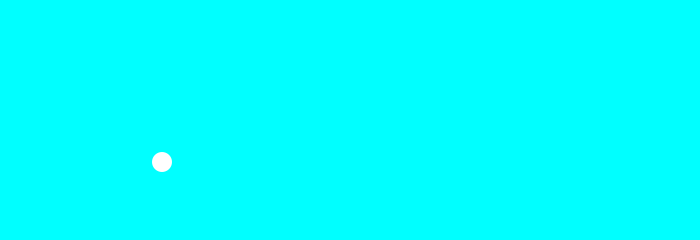
Frame 1 (no input)
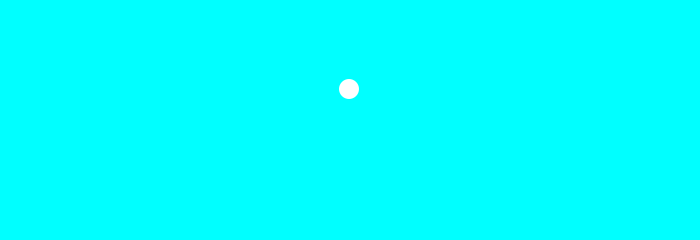
Frame 60 (the mouse pressed at the canvas centre just before this capture)
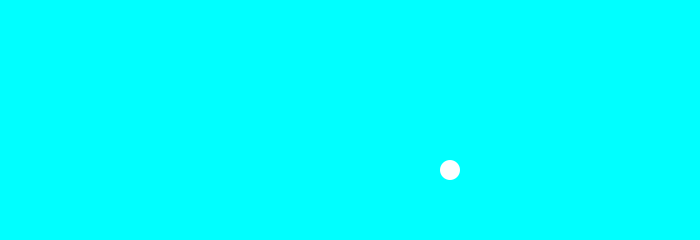
Frame 120 (the mouse held since frame 60 and released just before this capture)

The Processing sketch that drew these frames (run headless with seeded random() and noise(); from frame 60 on, the mouse is pressed at the canvas centre):

// Processing sketch: processing_131645
// ── processing_131645.pde

void setup() {
  size(700, 240);
  noStroke();
  frameRate(77);
  smooth();
}

void draw() {
  fill(0,255,255);
  rect(0, 0, width, height);
  fill(255);
  ellipse(millis() % width, millis() % height, 20, 20);

}
